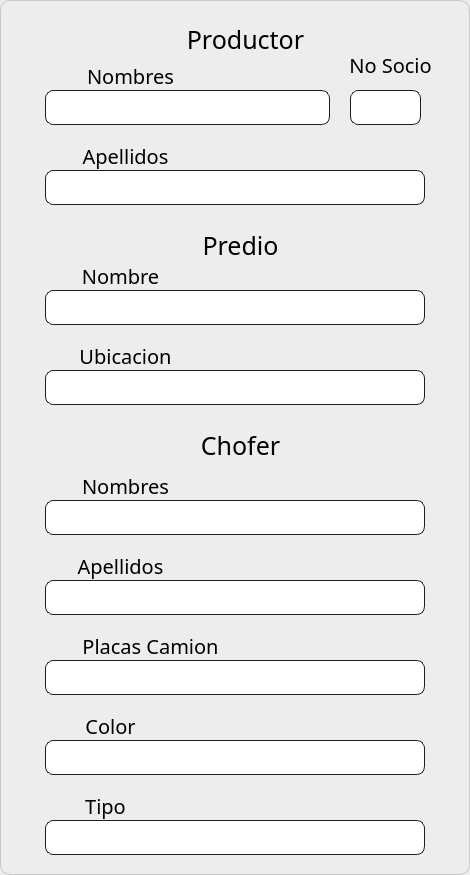
     <widget class="QFrame" name="BOLETAS">
      <property name="geometry">
       <rect>
        <x>80</x>
        <y>80</y>
        <width>470</width>
        <height>875</height>
       </rect>
      </property>
      <property name="styleSheet">
       <string notr="true">font: 20pt &quot;Bahnschrift&quot;;
border-width:1px;
border-color:rgb(200, 200, 200);
background:rgb(237, 237, 237);
border-style:solid;
border-radius:10px;</string>
      </property>
      <property name="frameShape">
       <enum>QFrame::StyledPanel</enum>
      </property>
      <property name="frameShadow">
       <enum>QFrame::Raised</enum>
      </property>
      <widget class="QLabel" name="Predio_Ubicacion">
       <property name="geometry">
        <rect>
         <x>70</x>
         <y>340</y>
         <width>111</width>
         <height>31</height>
        </rect>
       </property>
       <property name="font">
        <font>
         <family>Bahnschrift</family>
         <pointsize>-1</pointsize>
         <weight>50</weight>
         <italic>false</italic>
         <bold>false</bold>
        </font>
       </property>
       <property name="styleSheet">
        <string notr="true">font:20px;
border-radius:0px;
background:transparent;
border-color: rgb(237, 237, 237);</string>
       </property>
       <property name="text">
        <string>Ubicacion</string>
       </property>
       <property name="alignment">
        <set>Qt::AlignCenter</set>
       </property>
      </widget>
      <widget class="QLineEdit" name="Predio_Nombre_edit">
       <property name="geometry">
        <rect>
         <x>45</x>
         <y>290</y>
         <width>380</width>
         <height>35</height>
        </rect>
       </property>
       <property name="font">
        <font>
         <family>Bahnschrift</family>
         <pointsize>20</pointsize>
         <weight>50</weight>
         <italic>false</italic>
         <bold>false</bold>
        </font>
       </property>
       <property name="styleSheet">
        <string notr="true">border-width:1px;
border-color:rgb(30,30,30);
border-style:solid;
border-radius:8px;
background:white;
</string>
       </property>
      </widget>
      <widget class="QLineEdit" name="Predio_Ubicacion_edit">
       <property name="geometry">
        <rect>
         <x>45</x>
         <y>370</y>
         <width>380</width>
         <height>35</height>
        </rect>
       </property>
       <property name="font">
        <font>
         <family>Bahnschrift</family>
         <pointsize>20</pointsize>
         <weight>50</weight>
         <italic>false</italic>
         <bold>false</bold>
        </font>
       </property>
       <property name="styleSheet">
        <string notr="true">border-width:1px;
border-color:rgb(30,30,30);
border-style:solid;
border-radius:8px;
background:white;
</string>
       </property>
      </widget>
      <widget class="QLabel" name="Predio">
       <property name="geometry">
        <rect>
         <x>190</x>
         <y>230</y>
         <width>101</width>
         <height>31</height>
        </rect>
       </property>
       <property name="font">
        <font>
         <family>Bahnschrift</family>
         <pointsize>-1</pointsize>
         <weight>50</weight>
         <italic>false</italic>
         <bold>false</bold>
        </font>
       </property>
       <property name="styleSheet">
        <string notr="true">font:25px;
border-radius:0px;
background:transparent;
border-color: rgb(237, 237, 237);</string>
       </property>
       <property name="text">
        <string>Predio</string>
       </property>
       <property name="alignment">
        <set>Qt::AlignCenter</set>
       </property>
      </widget>
      <widget class="QLabel" name="Predio_Nombre">
       <property name="geometry">
        <rect>
         <x>70</x>
         <y>260</y>
         <width>101</width>
         <height>31</height>
        </rect>
       </property>
       <property name="font">
        <font>
         <family>Bahnschrift</family>
         <pointsize>-1</pointsize>
         <weight>50</weight>
         <italic>false</italic>
         <bold>false</bold>
        </font>
       </property>
       <property name="styleSheet">
        <string notr="true">font:20px;
border-radius:0px;
background:transparent;
border-color: rgb(237, 237, 237);</string>
       </property>
       <property name="text">
        <string>Nombre</string>
       </property>
       <property name="alignment">
        <set>Qt::AlignCenter</set>
       </property>
      </widget>
      <widget class="QLabel" name="Productor">
       <property name="geometry">
        <rect>
         <x>170</x>
         <y>24</y>
         <width>151</width>
         <height>31</height>
        </rect>
       </property>
       <property name="font">
        <font>
         <family>Bahnschrift</family>
         <pointsize>-1</pointsize>
         <weight>50</weight>
         <italic>false</italic>
         <bold>false</bold>
        </font>
       </property>
       <property name="styleSheet">
        <string notr="true">font:25px;
border-radius:0px;
background:transparent;
border-color: rgb(237, 237, 237);</string>
       </property>
       <property name="text">
        <string>Productor</string>
       </property>
       <property name="alignment">
        <set>Qt::AlignCenter</set>
       </property>
      </widget>
      <widget class="QLabel" name="SocioNum">
       <property name="geometry">
        <rect>
         <x>340</x>
         <y>49</y>
         <width>101</width>
         <height>31</height>
        </rect>
       </property>
       <property name="font">
        <font>
         <family>Bahnschrift</family>
         <pointsize>-1</pointsize>
         <weight>50</weight>
         <italic>false</italic>
         <bold>false</bold>
        </font>
       </property>
       <property name="styleSheet">
        <string notr="true">font:20px;
border-radius:0px;
background:transparent;
border-color: rgb(237, 237, 237);</string>
       </property>
       <property name="text">
        <string>No Socio</string>
       </property>
       <property name="alignment">
        <set>Qt::AlignCenter</set>
       </property>
      </widget>
      <widget class="QLineEdit" name="Nombres_edit">
       <property name="geometry">
        <rect>
         <x>45</x>
         <y>90</y>
         <width>285</width>
         <height>35</height>
        </rect>
       </property>
       <property name="font">
        <font>
         <family>Bahnschrift</family>
         <pointsize>20</pointsize>
         <weight>50</weight>
         <italic>false</italic>
         <bold>false</bold>
        </font>
       </property>
       <property name="styleSheet">
        <string notr="true">border-width:1px;
border-color:rgb(30,30,30);
border-style:solid;
border-radius:8px;
background:white;</string>
       </property>
      </widget>
      <widget class="QLineEdit" name="Apellidos_edit">
       <property name="geometry">
        <rect>
         <x>45</x>
         <y>170</y>
         <width>380</width>
         <height>35</height>
        </rect>
       </property>
       <property name="font">
        <font>
         <family>Bahnschrift</family>
         <pointsize>20</pointsize>
         <weight>50</weight>
         <italic>false</italic>
         <bold>false</bold>
        </font>
       </property>
       <property name="styleSheet">
        <string notr="true">border-width:1px;
border-color:rgb(30,30,30);
border-style:solid;
border-radius:8px;
background:white;
</string>
       </property>
      </widget>
      <widget class="QLabel" name="Nombres_Prod">
       <property name="geometry">
        <rect>
         <x>60</x>
         <y>60</y>
         <width>141</width>
         <height>31</height>
        </rect>
       </property>
       <property name="font">
        <font>
         <family>Bahnschrift</family>
         <pointsize>-1</pointsize>
         <weight>50</weight>
         <italic>false</italic>
         <bold>false</bold>
        </font>
       </property>
       <property name="styleSheet">
        <string notr="true">font:20px;
border-radius:0px;
background:transparent;
border-color: rgb(237, 237, 237);</string>
       </property>
       <property name="text">
        <string>Nombres</string>
       </property>
       <property name="alignment">
        <set>Qt::AlignCenter</set>
       </property>
      </widget>
      <widget class="QLabel" name="Apellido1_Prod">
       <property name="geometry">
        <rect>
         <x>60</x>
         <y>140</y>
         <width>131</width>
         <height>31</height>
        </rect>
       </property>
       <property name="font">
        <font>
         <family>Bahnschrift</family>
         <pointsize>-1</pointsize>
         <weight>50</weight>
         <italic>false</italic>
         <bold>false</bold>
        </font>
       </property>
       <property name="styleSheet">
        <string notr="true">font:20px;
border-radius:0px;
background:transparent;
border-color: rgb(237, 237, 237);</string>
       </property>
       <property name="text">
        <string>Apellidos</string>
       </property>
       <property name="alignment">
        <set>Qt::AlignCenter</set>
       </property>
      </widget>
      <widget class="QLineEdit" name="Placas_Camion_edit">
       <property name="geometry">
        <rect>
         <x>45</x>
         <y>660</y>
         <width>380</width>
         <height>35</height>
        </rect>
       </property>
       <property name="styleSheet">
        <string notr="true">border-width:1px;
border-color:rgb(30,30,30);
border-style:solid;
border-radius:8px;
background:white;
</string>
       </property>
      </widget>
      <widget class="QLineEdit" name="Nombres_Chofer_edit">
       <property name="geometry">
        <rect>
         <x>45</x>
         <y>500</y>
         <width>380</width>
         <height>35</height>
        </rect>
       </property>
       <property name="styleSheet">
        <string notr="true">border-width:1px;
border-color:rgb(30,30,30);
border-style:solid;
border-radius:8px;
background:white;
</string>
       </property>
      </widget>
      <widget class="QLabel" name="Apellido1_Chofer">
       <property name="geometry">
        <rect>
         <x>60</x>
         <y>550</y>
         <width>121</width>
         <height>31</height>
        </rect>
       </property>
       <property name="font">
        <font>
         <family>Bahnschrift</family>
         <pointsize>-1</pointsize>
         <weight>50</weight>
         <italic>false</italic>
         <bold>false</bold>
        </font>
       </property>
       <property name="styleSheet">
        <string notr="true">font:20px;
border-radius:0px;
background:transparent;
border-color: rgb(237, 237, 237);</string>
       </property>
       <property name="text">
        <string>Apellidos</string>
       </property>
       <property name="alignment">
        <set>Qt::AlignCenter</set>
       </property>
      </widget>
      <widget class="QLabel" name="Placas_Camion">
       <property name="geometry">
        <rect>
         <x>70</x>
         <y>630</y>
         <width>161</width>
         <height>31</height>
        </rect>
       </property>
       <property name="font">
        <font>
         <family>Bahnschrift</family>
         <pointsize>-1</pointsize>
         <weight>50</weight>
         <italic>false</italic>
         <bold>false</bold>
        </font>
       </property>
       <property name="styleSheet">
        <string notr="true">font:20px;
border-radius:0px;
background:transparent;
border-color: rgb(237, 237, 237);</string>
       </property>
       <property name="text">
        <string>Placas Camion</string>
       </property>
       <property name="alignment">
        <set>Qt::AlignCenter</set>
       </property>
      </widget>
      <widget class="QLineEdit" name="Apellidos_Chofer_edit">
       <property name="geometry">
        <rect>
         <x>45</x>
         <y>580</y>
         <width>380</width>
         <height>35</height>
        </rect>
       </property>
       <property name="styleSheet">
        <string notr="true">border-width:1px;
border-color:rgb(30,30,30);
border-style:solid;
border-radius:8px;
background:white;
</string>
       </property>
      </widget>
      <widget class="QLineEdit" name="Camion_Color_edit">
       <property name="geometry">
        <rect>
         <x>45</x>
         <y>740</y>
         <width>380</width>
         <height>35</height>
        </rect>
       </property>
       <property name="styleSheet">
        <string notr="true">border-width:1px;
border-color:rgb(30,30,30);
border-style:solid;
border-radius:8px;
background:white;
</string>
       </property>
      </widget>
      <widget class="QLabel" name="Camion_Tipo">
       <property name="geometry">
        <rect>
         <x>70</x>
         <y>790</y>
         <width>71</width>
         <height>31</height>
        </rect>
       </property>
       <property name="font">
        <font>
         <family>Bahnschrift</family>
         <pointsize>-1</pointsize>
         <weight>50</weight>
         <italic>false</italic>
         <bold>false</bold>
        </font>
       </property>
       <property name="styleSheet">
        <string notr="true">font:20px;
border-radius:0px;
background:transparent;
border-color: rgb(237, 237, 237);</string>
       </property>
       <property name="text">
        <string>Tipo</string>
       </property>
       <property name="alignment">
        <set>Qt::AlignCenter</set>
       </property>
      </widget>
      <widget class="QLabel" name="Camion_Color">
       <property name="geometry">
        <rect>
         <x>70</x>
         <y>710</y>
         <width>81</width>
         <height>31</height>
        </rect>
       </property>
       <property name="font">
        <font>
         <family>Bahnschrift</family>
         <pointsize>-1</pointsize>
         <weight>50</weight>
         <italic>false</italic>
         <bold>false</bold>
        </font>
       </property>
       <property name="styleSheet">
        <string notr="true">font:20px;
border-radius:0px;
background:transparent;
border-color: rgb(237, 237, 237);</string>
       </property>
       <property name="text">
        <string>Color</string>
       </property>
       <property name="alignment">
        <set>Qt::AlignCenter</set>
       </property>
      </widget>
      <widget class="QLabel" name="Nombres_Chofer">
       <property name="geometry">
        <rect>
         <x>70</x>
         <y>470</y>
         <width>111</width>
         <height>31</height>
        </rect>
       </property>
       <property name="font">
        <font>
         <family>Bahnschrift</family>
         <pointsize>-1</pointsize>
         <weight>50</weight>
         <italic>false</italic>
         <bold>false</bold>
        </font>
       </property>
       <property name="styleSheet">
        <string notr="true">font:20px;
border-radius:0px;
background:transparent;
border-color: rgb(237, 237, 237);</string>
       </property>
       <property name="text">
        <string>Nombres</string>
       </property>
       <property name="alignment">
        <set>Qt::AlignCenter</set>
       </property>
      </widget>
      <widget class="QLineEdit" name="Camion_Tipo_edit">
       <property name="geometry">
        <rect>
         <x>45</x>
         <y>820</y>
         <width>380</width>
         <height>35</height>
        </rect>
       </property>
       <property name="styleSheet">
        <string notr="true">border-width:1px;
border-color:rgb(30,30,30);
border-style:solid;
border-radius:8px;
background:white;
</string>
       </property>
      </widget>
      <widget class="QLabel" name="Predio_2">
       <property name="geometry">
        <rect>
         <x>190</x>
         <y>430</y>
         <width>101</width>
         <height>31</height>
        </rect>
       </property>
       <property name="font">
        <font>
         <family>Bahnschrift</family>
         <pointsize>-1</pointsize>
         <weight>50</weight>
         <italic>false</italic>
         <bold>false</bold>
        </font>
       </property>
       <property name="styleSheet">
        <string notr="true">font:25px;
border-radius:0px;
background:transparent;
border-color: rgb(237, 237, 237);</string>
       </property>
       <property name="text">
        <string>Chofer</string>
       </property>
       <property name="alignment">
        <set>Qt::AlignCenter</set>
       </property>
      </widget>
      <widget class="QLineEdit" name="SocioNum_edit">
       <property name="geometry">
        <rect>
         <x>350</x>
         <y>90</y>
         <width>71</width>
         <height>35</height>
        </rect>
       </property>
       <property name="font">
        <font>
         <family>Bahnschrift</family>
         <pointsize>20</pointsize>
         <weight>50</weight>
         <italic>false</italic>
         <bold>false</bold>
        </font>
       </property>
       <property name="styleSheet">
        <string notr="true">border-width:1px;
border-color:rgb(30,30,30);
border-style:solid;
border-radius:8px;
background:white;
</string>
       </property>
      </widget>
      <zorder>Camion_Tipo</zorder>
      <zorder>Camion_Color</zorder>
      <zorder>Placas_Camion</zorder>
      <zorder>Apellido1_Chofer</zorder>
      <zorder>Nombres_Chofer</zorder>
      <zorder>Predio_Ubicacion</zorder>
      <zorder>Predio_Nombre</zorder>
      <zorder>Apellido1_Prod</zorder>
      <zorder>Nombres_Prod</zorder>
      <zorder>Predio_Nombre_edit</zorder>
      <zorder>Predio_Ubicacion_edit</zorder>
      <zorder>Predio</zorder>
      <zorder>Productor</zorder>
      <zorder>SocioNum</zorder>
      <zorder>Nombres_edit</zorder>
      <zorder>Apellidos_edit</zorder>
      <zorder>Placas_Camion_edit</zorder>
      <zorder>Nombres_Chofer_edit</zorder>
      <zorder>Apellidos_Chofer_edit</zorder>
      <zorder>Camion_Color_edit</zorder>
      <zorder>Camion_Tipo_edit</zorder>
      <zorder>Predio_2</zorder>
      <zorder>SocioNum_edit</zorder>
     </widget>
